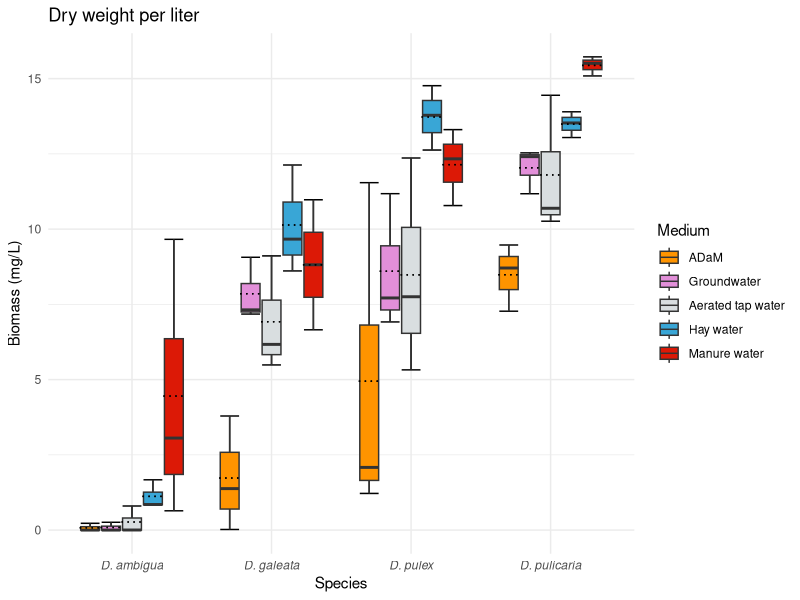

Source code (R):
library(readxl)
library(tidyverse)
library(here)
library(car)

dataraw <- read_excel(here("data_raw/Weighingsheet.xlsx"), range = "A1:E61", na = "NA")

data <- dataraw %>% mutate("Weight_mgL" = (WeightTotal - WeightFilter) * 2.5 / 1000)

ggplot(data = data, aes(x = Species, y = Weight_mgL, fill = Medium))+
  stat_boxplot(geom ='errorbar')+
  geom_boxplot()+
  theme_minimal()+
  labs(y = "Biomass (mg/L)",
       title = "Dry weight per liter")+
  scale_fill_manual(values = c("#Ff9400", "#E28fd9", "#D9dee0", "#39a6d6", "#Dc1906"),
                               labels = c("ADaM", "Groundwater", "Aerated tap water", "Hay water", "Manure water"))+
  theme(axis.text.x = element_text(face="italic"))+
  stat_summary(geom = "errorbar", fun.min = mean, fun = mean, fun.max = mean, width = 0.75,
               linetype = "dotted", position = position_dodge())

data %>% filter(! Medium == "KM" | ! Species == "D. galeata") %>% group_by(Medium, Species) %>%
  summarise(p.value.sw = shapiro.test(Weight_mgL)$p.value) 

species <- c("D. pulex", "D. pulicaria", "D. galeata", "D. ambigua")

for (i in species) {
  print(i)
  dataF <- data %>% filter(Species == i)
  print(leveneTest(Weight_mgL ~ Medium, data = dataF)) 
  
  res_aov <- aov(Weight_mgL ~ Medium, data = dataF)
  print(summary(res_aov))
  print(TukeyHSD(res_aov))
}

for (i in species) {
  print(i)
  dataF <- data %>% filter(Species == i)
  print(leveneTest(Weight_mgL ~ Medium, data = dataF)) 
  
  print(kruskal.test(Weight_mgL ~ Medium, data = dataF))
  print(pairwise.wilcox.test(dataF$Weight_mgL, dataF$Medium,
                             p.adjust.method = "BH", exact = FALSE))
}
